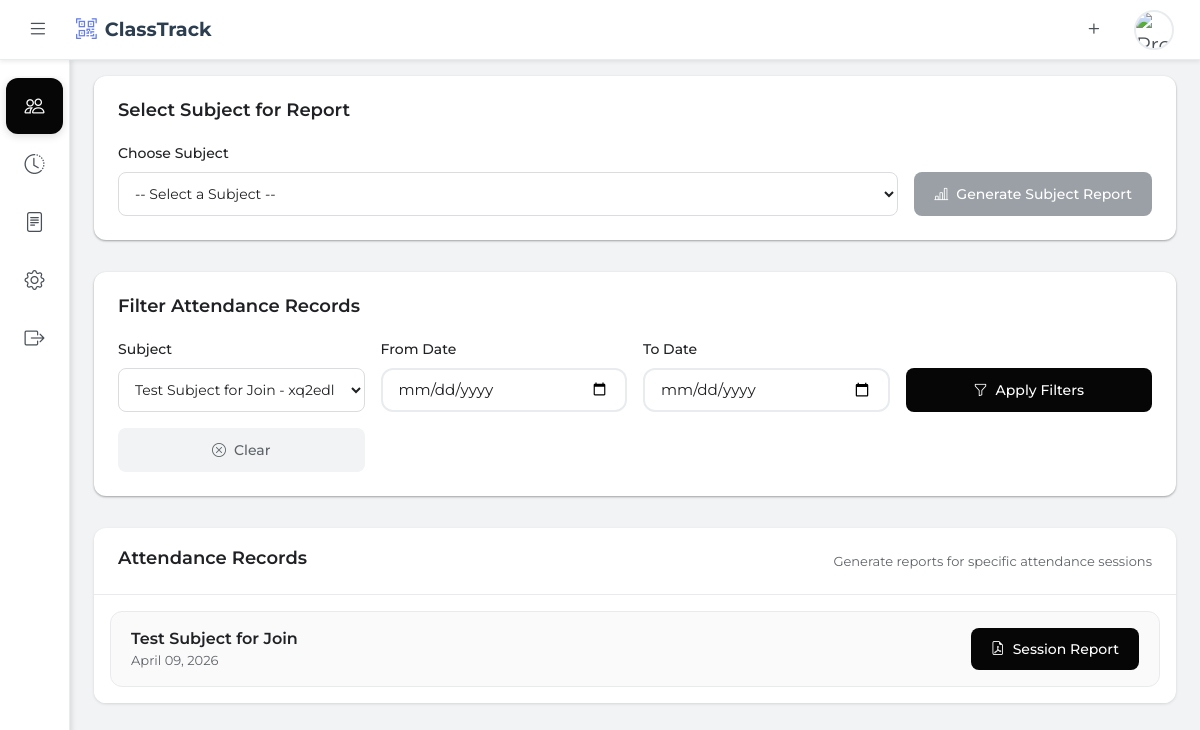
/teacher/reports.php?subject=30 (signed in), run on the app's committed database.
### tables this page shows
CREATE TABLE `attendancesessions` (
  `SessionID` int(11) NOT NULL,
  `SubjectID` int(11) NOT NULL,
  `SessionDate` date NOT NULL,
  `StartTime` time NOT NULL,
  `EndTime` time DEFAULT NULL,
  `Status` enum('Active','Closed') DEFAULT 'Active'
);

CREATE TABLE `subjects` (
  `SubjectID` int(11) NOT NULL,
  `SubjectCode` varchar(20) NOT NULL,
  `SubjectName` varchar(100) NOT NULL,
  `TeacherID` int(11) NOT NULL,
  `Schedule` varchar(100) DEFAULT NULL,
  `ClassName` varchar(100) NOT NULL,
  `SectionName` varchar(50) NOT NULL
);

### teacher/reports.php (the view, shortened to what this page needs)
<?php
require_once '../config/database.php';
$teacher_id = null;
try {
    $stmt = $db->prepare("SELECT t.TeacherID FROM teachers t JOIN users u ON t.UserID = u.UserID WHERE u.UserID = ? AND u.Role = 'Teacher'");
    $stmt->execute([$_SESSION['user_id']]);
    $teacher_data = $stmt->fetch();
    $teacher_id = $teacher_data ? $teacher_data['TeacherID'] : null;
} catch(PDOException $e) {
    error_log("Error getting teacher ID: " . $e->getMessage());
}
$subjects = [];
if ($teacher_id) {
    try {
        $stmt = $db->prepare("SELECT SubjectID, SubjectCode, SubjectName, ClassName, SectionName FROM subjects WHERE TeacherID = ? ORDER BY SubjectName");
        $stmt->execute([$teacher_id]);
        $subjects = $stmt->fetchAll();
    } catch(PDOException $e) {
        error_log("Error getting subjects: " . $e->getMessage());
    }
}
$filter_subject = $_GET['subject'] ?? '';
$reports = [];
if ($teacher_id && !empty($subjects)) {
    try {
        $subject_ids = array_column($subjects, 'SubjectID');
        $placeholders = str_repeat('?,', count($subject_ids) - 1) . '?';
        $where_conditions = ["asess.SubjectID IN ($placeholders)"];
        $params = $subject_ids;
        if (!empty($filter_subject)) {
            $where_conditions[] = "asess.SubjectID = ?";
            $params[] = $filter_subject;
        }
        $where_clause = implode(' AND ', $where_conditions);
        $stmt = $db->prepare("
            SELECT
                asess.SessionID,
                asess.SubjectID,
                asess.SessionDate,
                asess.StartTime,
                asess.EndTime,
                asess.Status,
                s.SubjectCode,
                s.SubjectName,
                s.ClassName,
                s.SectionName,
                COUNT(DISTINCT ar.RecordID) as present_count,
                0 as late_count,
                COUNT(DISTINCT ar.RecordID) as total_students
            FROM attendancesessions asess
            LEFT JOIN attendancerecords ar ON asess.SessionID = ar.SessionID AND ar.AttendanceStatus IN ('Present', 'Late')
            LEFT JOIN subjects s ON asess.SubjectID = s.SubjectID
            WHERE $where_clause
            GROUP BY asess.SessionID, asess.SubjectID, asess.SessionDate, asess.StartTime, asess.EndTime, asess.Status,
                     s.SubjectCode, s.SubjectName, s.ClassName, s.SectionName
            ORDER BY asess.SessionDate DESC, asess.StartTime DESC
        ");
        $stmt->execute($params);
        $reports = $stmt->fetchAll();
    } catch(PDOException $e) {
        error_log("Error getting reports: " . $e->getMessage());
    }
}
?>
<!DOCTYPE html>
<html lang="en">
<head>
    <link href="https://cdn.jsdelivr.net/npm/bootstrap@5.3.0/dist/css/bootstrap.min.css" rel="stylesheet">
    <link rel="stylesheet" href="https://cdn.jsdelivr.net/npm/bootstrap-icons@1.11.0/font/bootstrap-icons.css">
    <link rel="stylesheet" href="../assets/css/navbar.css">
    <link rel="stylesheet" href="../assets/css/sidebar.css">
    <link rel="stylesheet" href="../assets/css/reports.css?v=4">
    <link rel="stylesheet" href="../assets/css/toast.css">
</head>
<body>
    <?php include '../assets/components/navbar.php'; ?>
    <?php include '../assets/components/sidebar.php'; ?>
    <main class="main-content">
        <div class="container-fluid reports-container">
            <div class="subject-selection-section">
                <div class="selection-container">
                    <div class="selection-header">
                        <h3 class="selection-title">Select Subject for Report</h3>
                    </div>
                    <div class="selection-controls">
                        <div class="selection-group">
                            <label for="subjectSelect" class="selection-label">Choose Subject</label>
                            <select id="subjectSelect" class="selection-select">
                                <option value="">-- Select a Subject --</option>
                            </select>
                        </div>
                        <button class="btn-generate-summary" onclick="generateSubjectReport()" disabled>
                            <i class="bi bi-bar-chart-line me-2"></i>Generate Subject Report
                        </button>
                    </div>
                </div>
            </div>
            <div class="filter-section">
                <div class="filter-container">
                    <div class="filter-header">
                        <h3 class="filter-title">Filter Attendance Records</h3>
                    </div>
                    <div class="filter-controls">
                        <div class="filter-group">
                            <label for="filterSubject" class="filter-label">Subject</label>
                            <select class="filter-select" id="filterSubject">
                                <?php foreach ($subjects as $subject): ?>
                                <option value="<?php echo $subject['SubjectID']; ?>">
                                    <?php echo htmlspecialchars($subject['SubjectName'] . ' - ' . $subject['SubjectCode']); ?>
                                </option>
                                <?php endforeach; ?>
                            </select>
                        </div>
                        <div class="filter-group">
                            <label for="filterDateFrom" class="filter-label">From Date</label>
                            <input type="date" class="form-control" id="filterDateFrom">
                        </div>
                        <div class="filter-group">
                            <label for="filterDateTo" class="filter-label">To Date</label>
                            <input type="date" class="form-control" id="filterDateTo">
                        </div>
                                                <button class="btn-filter-apply" onclick="applyFilters()">
                            <i class="bi bi-funnel me-2"></i>Apply Filters
                        </button>
                        <button class="btn-filter-clear" onclick="clearFilters()">
                            <i class="bi bi-x-circle me-2"></i>Clear
                        </button>
                    </div>
                </div>
            </div>
            <div class="reports-section">
                <div class="section-header">
                    <h3>Attendance Records</h3>
                    <p class="section-subtitle">Generate reports for specific attendance sessions</p>
                </div>
                <div class="sessions-list">
                    <?php if (empty($reports)): ?>
                        <div class="empty-state-container">
                            <div class="empty-state-message">
                                <div class="empty-state-icon">
                                    <i class="bi bi-file-text"></i>
                                </div>
                                <h3 class="empty-state-title">No Sessions Found</h3>
                                <p class="empty-state-description">No attendance sessions have been conducted yet. Go to your dashboard and start an attendance session for any of your classes to generate reports.</p>
                            </div>
                        </div>
                    <?php else: ?>
                        <?php foreach ($reports as $report): ?>
                        <div class="session-item">
                            <div class="session-info">
                                <h4 class="session-subject"><?php echo htmlspecialchars($report['SubjectName']); ?></h4>
                                <p class="session-date"><?php echo date('F d, Y', strtotime($report['SessionDate'])); ?></p>
                            </div>
                            <button class="btn-generate-report" onclick="generateReport(<?php echo $report['SessionID']; ?>)">
                                <i class="bi bi-file-earmark-pdf me-2"></i>Session Report
                            </button>
                        </div>
                        <?php endforeach; ?>
                    <?php endif; ?>
                </div>
            </div>
        </div>
    </main>
</body>
</html>

### assets/css/navbar.css (style rules this page uses)
* { margin: 0; padding: 0; box-sizing: border-box; }
body { font-family: 'Montserrat', sans-serif; background-color: #F2F3F4; padding-top: 60px; transition: margin-left 0.3s ease; }
.form-control { border: 2px solid #e9ecef; border-radius: 12px; padding: 0.75rem 1rem; font-size: 0.95rem; transition: all 0.3s ease; font-family: 'Montserrat', sans-serif; }
.form-control::placeholder { color: #adb5bd; font-style: italic; }
* { transition: color 0.3s ease, background-color 0.3s ease, border-color 0.3s ease, box-shadow 0.3s ease, transform 0.3s ease; }

### assets/css/sidebar.css (style rules this page uses)
:root { --sidebar-width: 70px; --main-content-margin: 70px; }
.main-content { margin-left: var(--main-content-margin) !important; }
@media (min-width: 1200px) { .main-content { margin-left: 70px; } }

### data on the page
attendancesessions: SubjectID.SubjectName "Test Subject for Join", SessionDate "April 09, 2026"

### other printed values
form field value "Test Subject for Join - xq2edl"
